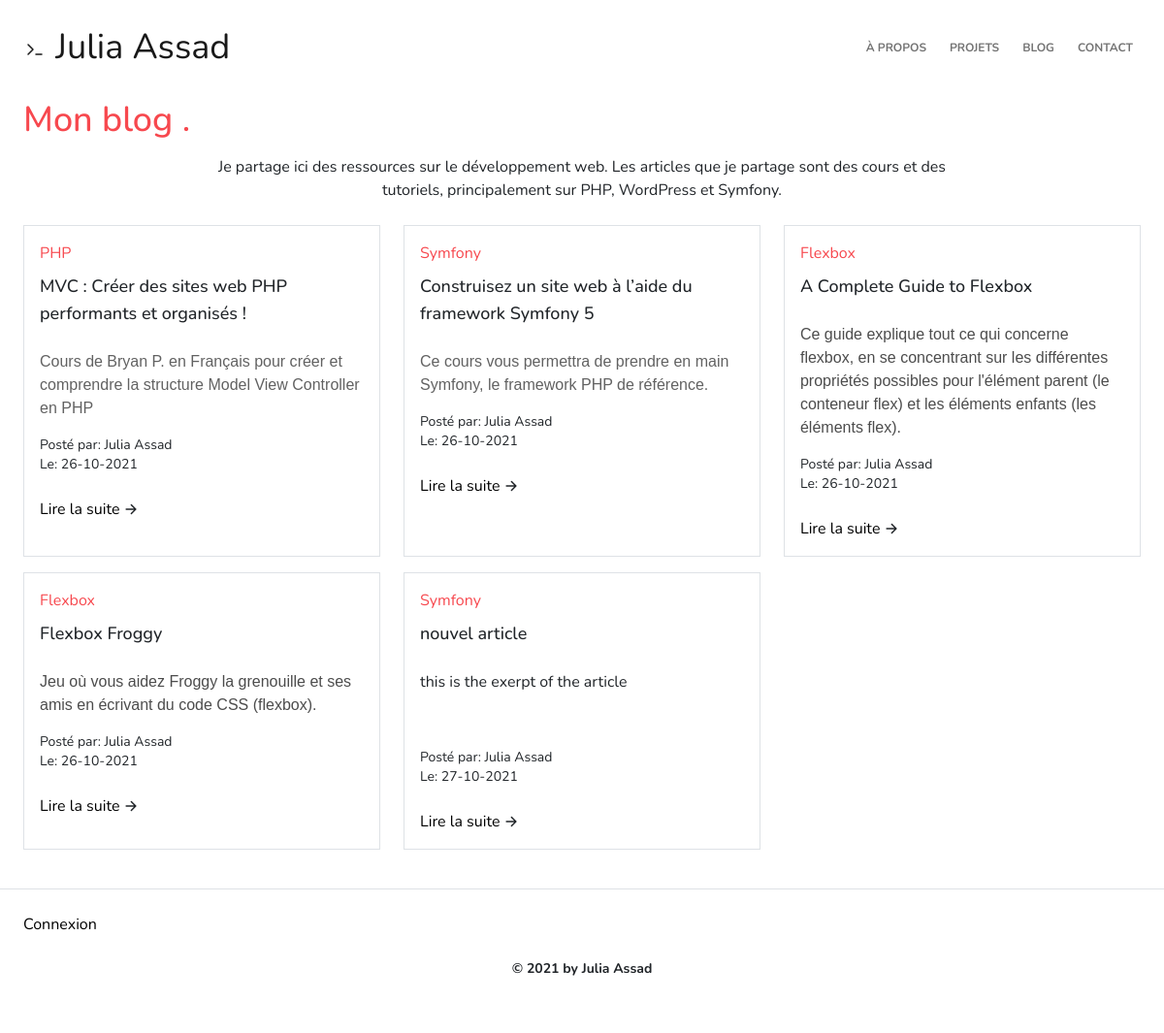
Page /blog on the committed database.
### tables this page shows
CREATE TABLE `Articles` (
  `article_id` int(11) NOT NULL,
  `article_title` varchar(100) NOT NULL,
  `article_excerpt` varchar(1000) NOT NULL,
  `article_content` varchar(5000) NOT NULL,
  `date_creation` timestamp NULL DEFAULT CURRENT_TIMESTAMP,
  `date_modification` timestamp NULL DEFAULT CURRENT_TIMESTAMP,
  `category_id` int(11) DEFAULT NULL,
  `user_id` int(11) DEFAULT NULL
);

CREATE TABLE `Categories` (
  `category_id` int(11) NOT NULL,
  `category_title` varchar(100) NOT NULL
);

CREATE TABLE `Users` (
  `user_id` int(11) NOT NULL,
  `user_firstname` varchar(255) NOT NULL,
  `user_lastname` varchar(255) NOT NULL,
  `user_email` varchar(255) NOT NULL,
  `user_password` varchar(255) NOT NULL,
  `user_role` int(11) NOT NULL
);

### controllers/frontend/FrontArticles.php (called while the page is built, shortened)
<?php
require_once "models/ArticleManager.class.php";
class FrontArticles
{
    private $articleManager;
    public function __construct()
    {
        $this->articleManager = new ArticleManager;
        $this->articleManager->chargementArticles();
    }
    public function afficherArticles()
    {
        $articles = $this->articleManager->getArticles();
        require "views/front/blog.view.php";
    }
}

### models/ArticleManager.class.php (called while the page is built, shortened)
<?php
require_once "Model.class.php";
require_once "Article.class.php";
class ArticleManager extends Model
{
    private $articles;
    public function ajoutArticle($article)
    {
        $this->articles[] = $article;
    }
    public function getArticles()
    {
        return $this->articles;
    }
    public function chargementArticles()
    {
        $req = $this->getBdd()->prepare("
        SELECT * FROM articles
        INNER JOIN categories on articles.category_id = categories.category_id
        INNER JOIN users on articles.user_id = users.user_id
      ");
        $req->execute();
        $articles = $req->fetchAll(PDO::FETCH_ASSOC);
    }
}

### models/Article.class.php (called while the page is built, shortened)
<?php
class Article
{
    private $id;
    private $titre;
    private $excerpt;
    private $dateModification;
    private $userFirstname;
    private $categoryTitle;
    private $userLastname;
    public function __construct($id, $titre, $excerpt, $content, $dateCreation, $dateModification, $category, $categoryTitle, $user, $userFirstname, $userLastname)
    {
        $this->id = $id;
        $this->titre = $titre;
        $this->excerpt = $excerpt;
        $this->dateModification = $dateModification;
        $this->userFirstname = $userFirstname;
        $this->userLastname = $userLastname;
        $this->categoryTitle = $categoryTitle;
    }
    public function getId()
    {
        return $this->id;
    }
    public function getTitre()
    {
        return $this->titre;
    }
    public function getExcerpt()
    {
        return $this->excerpt;
    }
    public function getDateModification()
    {
        return $this->dateModification;
    }
    public function getUserFirstname()
    {
        return $this->userFirstname;
    }
    public function getUserLastname()
    {
        return $this->userLastname;
    }
    public function getCategoryTitle()
    {
        return $this->categoryTitle;
    }
}

### models/Model.class.php (called while the page is built, shortened)
<?php
abstract class Model
{
    private static $pdo;
    private static function setBdd()
    {
        self::$pdo = new PDO("mysql:host=".HOST_NAME.";dbname=".DATABASE_NAME .";charset=utf8", USER_NAME, PASSWORD);
        self::$pdo->setAttribute(PDO::ATTR_ERRMODE, PDO::ERRMODE_WARNING);
    }
    protected function getBdd()
    {
        return self::$pdo;
    }
}

### views/front/blog.view.php (the view)
<?php include 'views/front/header.php';?>
    <section id="blog" class="px-4 py-4">
        <h2 class="text-4xl text-tart-orange">Mon blog
            <span class="text-black">.</span>
        </h2>
        <div class="row text-center py-2">
            <p class="col-sm-8 mx-auto text-base">Je partage ici des ressources sur le développement web. Les articles que je partage sont des cours et des tutoriels, principalement sur PHP, WordPress et Symfony.
            </p>
        </div>
        <div class="row ">
            <?php foreach ($articles as $article) : ?>
                <div class="col-sm-6 col-md-4 mb-3">
                    <div class="border bg-white overflow-hidden h-100 p-3">
                        <div class="post-categories mb-2">
                            <a class="text-tart-orange"
                               href=""><?php echo $article->getCategoryTitle(); ?></a>
                        </div>
                        <div>
                            <h3 class="text-lg mb-4"><?php echo $article->getTitre(); ?></h3>
                            <?php echo $article->getExcerpt(); ?>
                        </div>
                        <div class="mt-3">
                                <div class="text-sm" href="#">
                                    Posté par: <?php echo $article->getuserFirstname() . ' ' . $article->getuserLastname();?>
                                </div>
                                <div class="text-sm">
                                    <?php if (empty($article->getDateModification())) :?>
                                        Le: <?php echo date('d-m-Y', strtotime($article->getDateCreation())); ?>
                                    <?php else :?>
                                        Le: <?php echo date('d-m-Y', strtotime($article->getDateModification())); ?>
                                    <?php endif;?>
                                </div>
                        </div>
                        <div class="cursor-pointer mt-4 d-flex align-items-center">
                            <a href="<?= URL ?>blog/article/<?= $article->getId(); ?>" class="d-block">Lire la suite</a>
                            <ion-icon class="ms-1" name="arrow-forward"></ion-icon>
                        </div>
                    </div>
                </div>
            <?php endforeach; ?>
        </div>
    </section>
<?php include 'views/front/footer.php';?>

### rows in the picture
articles: category.category_title "PHP", article_title "MVC : Créer des sites web PHP performants et organisés !", article_excerpt "Cours de Bryan P. en Français pour c réer et comprendre la structure Model View Controller en PHP", user.user_firstname "Julia", user.user_lastname "Assad", date_modification "26-10-2021"
articles: category.category_title "Symfony", article_title "Construisez un site web à l’aide du framework Symfony 5", article_excerpt "Ce cours vous permettra de prendre en main Symfony, le framework PHP de référence.", user.user_firstname "Julia", user.user_lastname "Assad", date_modification "26-10-2021"
articles: category.category_title "Flexbox", article_title "A Complete Guide to Flexbox", article_excerpt "Ce guide explique tout ce qui concerne flexbox, en se concentrant sur les différentes propriétés possibles pour l'élément parent (le conteneur flex) et les éléments enfants (les éléments flex).", user.user_firstname "Julia", user.user_lastname "Assad", date_modification "26-10-2021"
articles: category.category_title "Flexbox", article_title "Flexbox Froggy", article_excerpt "Jeu où vous aidez Froggy la grenouille et ses amis en écrivant du code CSS (flexbox).", user.user_firstname "Julia", user.user_lastname "Assad", date_modification "26-10-2021"
articles: category.category_title "Symfony", article_title "nouvel article", article_excerpt "this is the exerpt of the article", user.user_firstname "Julia", user.user_lastname "Assad", date_modification "27-10-2021"
